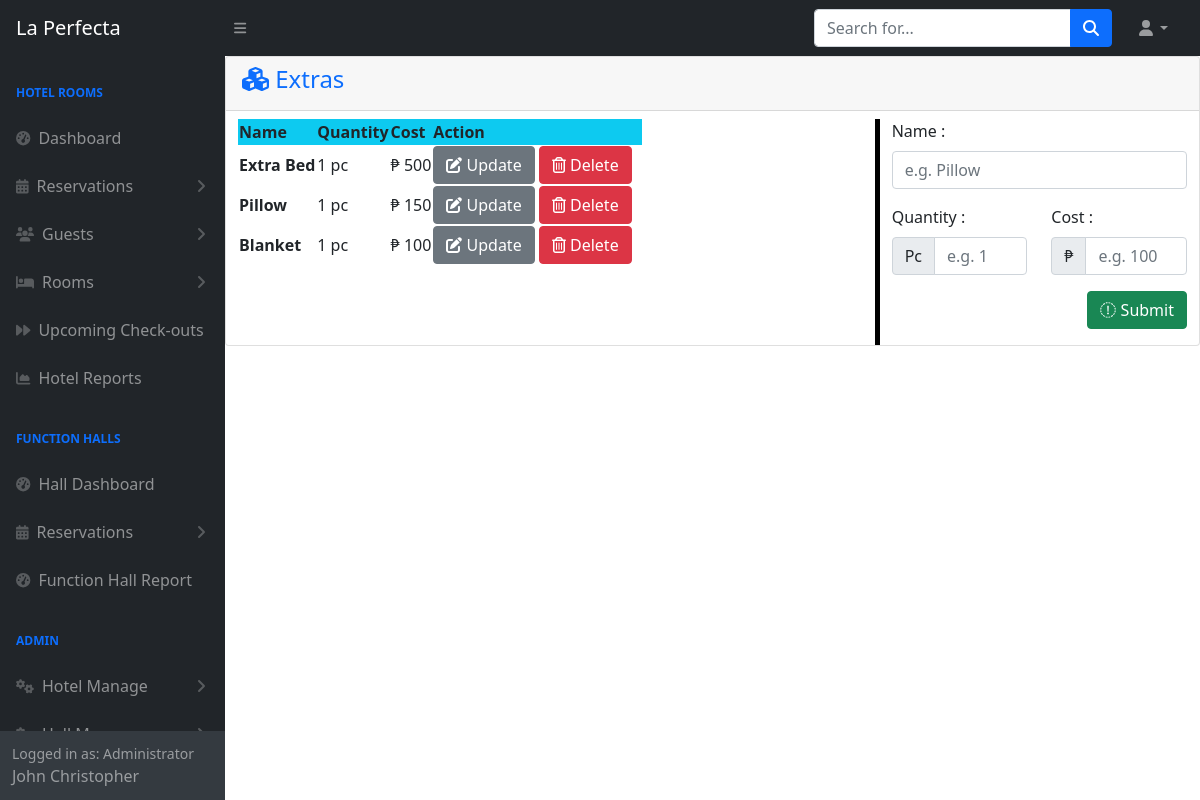
Page /admin/extras.php (signed in) on the committed database.
### tables this page shows
CREATE TABLE `tblextra` (
  `Id` int(11) NOT NULL,
  `Name` varchar(255) NOT NULL,
  `Quantity` varchar(11) NOT NULL,
  `Cost` double NOT NULL
);

### admin/extras.php (the view, shortened to what this page needs)
<?php
include 'themes/navbar.php';
include 'config.php';
?>
<div class="card mb-4">
    <div class="card-header text-primary">
      <h4>  <i class="fa-solid fa-cubes"></i>
        Extras </h4>
    </div>
    <div class="container-fluid">
        <div class="row mt-2">
            <div class="col-lg-8">
                <table id="datatablesSimple" class="table-striped">
                    <thead class="bg-info">
                        <tr>
                            <th>Name</th>
                            <th>Quantity</th>
                            <th>Cost</th>
                            <th>Action</th>
                        </tr>
                    </thead>
                    <tbody>
                        <?php
                        $sql = "SELECT * FROM `tblextra`";
                        $result = mysqli_query($conn, $sql);
                        while ($row = mysqli_fetch_assoc($result)) {
                        ?>
                            <tr>
                                <td><strong><?php echo $row['Name'] ?></td>
                                <td><?php echo $row['Quantity'] ?> pc</td>
                                <td>₱ <?php echo $row['Cost'] ?></td>
                                <td style="width:210px">
                                    <a href="function/hrmanage/extraedit.php?id=<?php echo $row['Id'] ?>" class="btn btn-secondary"><i class="fa-solid fa-pen-to-square"></i> Update</a>
                                    <a href="function/hrmanage/extradelete.php?id=<?php echo $row['Id'] ?> & name=<?php echo $row['Name'] ?>" class="btn btn-danger"><i class="far fa-trash-alt"></i> Delete</a>
                                </td>
                            </tr>
                        <?php
                        }
                        ?>
                    </tbody>
                </table>
            </div>
            <div class="col-lg-4" style="border-left: solid black 5px;">
                <form method="POST">
                    <div class="row mb-3">
                        <div class="col">
                            <label for="Name" class="form-label">Name :</label>
                            <input type="text" name="Name" class="form-control " placeholder="e.g. Pillow">
                        </div>
                    </div>
                    <div class="row mb-3">
                        <div class="col-md-6">
                            <label for="Quantity" class="form-label">Quantity :</label>
                            <div class="input-group">
                                <div class="input-group-text">Pc</div>
                            <input type="number" name="Quantity" class="form-control" placeholder="e.g. 1">
                        </div>
                        </div>
                        <div class="col-md-6">
                            <label for="Cost" class="form-label">Cost :</label>
                            <div class="input-group">
                                <div class="input-group-text">₱</div>
                            <input type="number" name="Cost" class="form-control" placeholder="e.g. 100">
                            </div>
                        </div>
                    </div>
                    <button class="btn btn-success mb-3" name="submit" type="submit" style="float: right;"><i class="fa-sharp fa-solid fa-floppy-disk"></i> Submit</button>
                </form>
            </div>
        </div>
    </div>
    <?php include 'themes/footer.php'; ?>

### rows in the picture
tblextra: Name "Extra Bed", Quantity "1", Cost "500"
tblextra: Name "Pillow", Quantity "1", Cost "150"
tblextra: Name "Blanket", Quantity "1", Cost "100"

### other values in the picture
$_SESSION['role'] "Administrator"
$_SESSION['admin'] "John Christopher"
